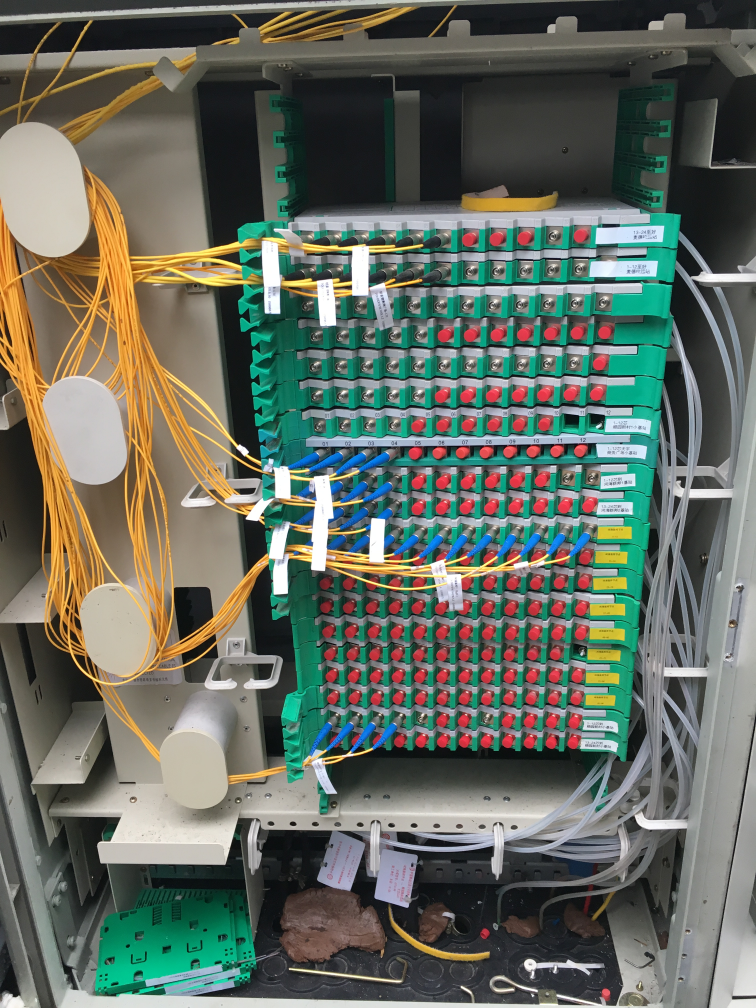
#> input picture stores/images/4_2.jpg, 3024 x 4032 px, found by its file name (shown at 1/4 size)
$ python pointByOutercolor.py   (older library calls are emulated)
#> lines starting #> are read from the running program, lines starting #| are printed output that depends on the picture; after the words box and inside, x2 and y2 are one past the last pixel; in counts of white or black regions, pixels touching at a corner belong together; long printed decimals are rounded
### Algorithm/getpoints/utils.py
# -*- coding: utf-8 -*-
"""
Created on Mon Jul 15 15:13:53 2019

@author: maoyingxue
"""
import numpy as np
#计算上下边界处是否空盘
def calProjection(mask,n=20,ratio=0.2):
    h,w=mask.shape
    print(h,w)
    interval=h//n
    start=(h-interval*n)//2
    print(interval,start)
    a = [0 for z in range(0, h)]
    for j in range(0,h):
        for i in range(0,w):
            if  mask[j,i]==255:
                a[j]+=1
    #print(a)
    mean1=np.mean(a)
    meanup=np.mean(a[start:(start+interval)])
    meandown=np.mean(a[h-start-interval:h-start])
    print(mean1,meanup,meandown)
    result=[False,False]
    if meanup<(ratio*mean1):
        result[0]=True
    if meandown<(ratio*mean1):
        result[1]=True
    return result


### Algorithm/getpoints/pointByOutercolor.py
# -*- coding: utf-8 -*-
"""
Created on Sat Jan 19 11:28:01 2019
"""

import numpy as np
import cv2
from utils import calProjection
def getpoint(image,color,vis=False,ratio=[0.1,0.1]):
    Img=image
    HSV = cv2.cvtColor(Img, cv2.COLOR_BGR2HSV)
    H, S, V = cv2.split(HSV)
    #color
    lower = np.array([color[0][0], color[1][0], color[2][0]], dtype="uint8")
    upper = np.array([color[0][1], color[1][1], color[2][1]], dtype="uint8")
    Mask = cv2.inRange(HSV, lower, upper)

    kernel = cv2.getStructuringElement(cv2.MORPH_RECT, (2, 2))
    Mask = cv2.erode(Mask, kernel)
    Mask = cv2.dilate(Mask, kernel)

    if vis==True:
        Things = cv2.bitwise_and(Img, Img, mask=Mask)
        cv2.imshow("images2", np.hstack([Img, Things]))
    _, Contours, Hierarchy = cv2.findContours(Mask, cv2.RETR_TREE, cv2.CHAIN_APPROX_SIMPLE)
    Contours = sorted(Contours, key=lambda c: c.shape[0], reverse=True)
    distance1=0
    distance2=0
    distance3=0
    distance4=0
    x=image.shape[1]//2
    y=image.shape[0]//2

    for c in Contours:
        for p in c:
            #print(p)
            dis=(p[0][0]-x)**2+(p[0][1]-y)**2
            if dis>distance1 and p[0][0]<x and p[0][1]<y:
                distance1=dis
                P1=p
            if dis>distance2 and p[0][0]>x and p[0][1]<y:
                distance2=dis
                P2=p
            if dis>distance3 and p[0][0]<x and p[0][1]>y:
                distance3=dis
                P3=p
            if dis>distance4 and p[0][0]>x and p[0][1]>y:
                distance4=dis
                P4=p
    #计算上下是否空盘
    result=calProjection(Mask)
    print(result)
    # caculate width
    w1=((P1[0][0]-P2[0][0])**2+(P1[0][1]-P2[0][1])**2)**0.5
    w2=((P3[0][0]-P4[0][0])**2+(P3[0][1]-P4[0][1])**2)**0.5
    #去除左右边框
    if result[0]==False:
        P1[0][0]=P1[0][0]+w1*ratio[0]
        P2[0][0]=P2[0][0]-w1*ratio[1]
    if result[1]==False:
        P3[0][0]=P3[0][0]+w2*ratio[0]
        P4[0][0]=P4[0][0]-w2*ratio[1]
    if vis==True:
        cv2.circle(image,tuple(P1[0]),5,(0,0,155),-1)
        cv2.circle(image,tuple(P2[0]),5,(0,0,155),-1)
        cv2.circle(image,tuple(P3[0]),5,(0,0,155),-1)
        cv2.circle(image,tuple(P4[0]),5,(0,0,155),-1)
        cv2.imshow("image", image)
        cv2.waitKey(0)
        cv2.destroyAllWindows()
    return [P1[0],P2[0],P4[0],P3[0]]
if __name__=='__main__':
    image = cv2.imread('E:/maoyingxue/ODF-Port-Identification/stores/images/4_2.jpg')
#> image is the input picture: shape (4032, 3024, 3); mean B, G, R 96.1, 107.2, 100.6
    image=image[0:3300]
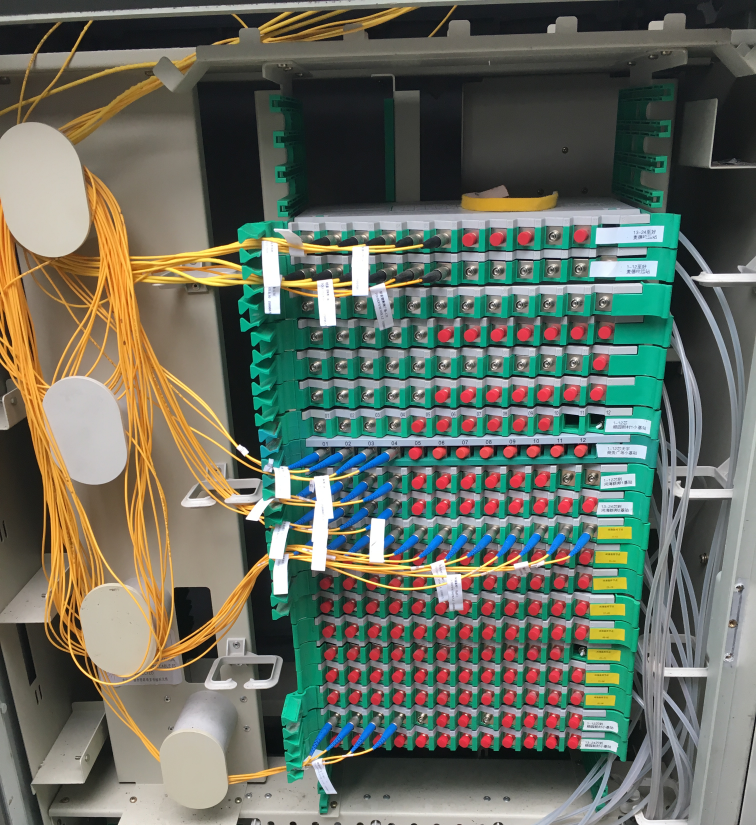
#> image: shape (3300, 3024, 3) (shown at 1/4 size); mean B, G, R 96.1, 108.8, 103.3
    image=cv2.resize(image,(0,0),fx=0.1,fy=0.1)
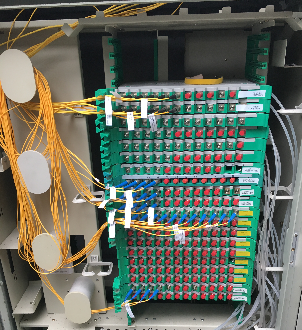
#> image: shape (330, 302, 3); mean B, G, R 96.1, 108.8, 103.3
    getpoint(image,[[35,99],[80,255],[46,255]])
#> in getpoint, `HSV = cv2.cvtColor(Img, cv2.COLOR_BGR2HSV)`: HSV: shape (330, 302, 3); mean H, S, V 62, 76.1, 121.6
#> in getpoint, `H, S, V = cv2.split(HSV)`:
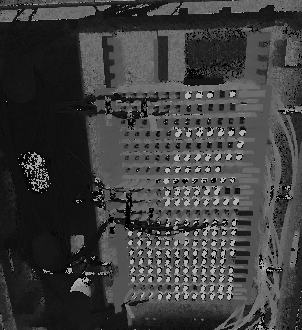
#> H: shape (330, 302); min 0, max 179, mean 62
#> in getpoint, `H, S, V = cv2.split(HSV)`:
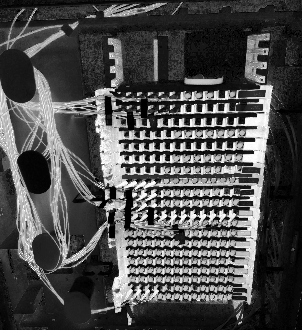
#> S: shape (330, 302); min 0, max 255, mean 76.1
#> in getpoint, `H, S, V = cv2.split(HSV)`:
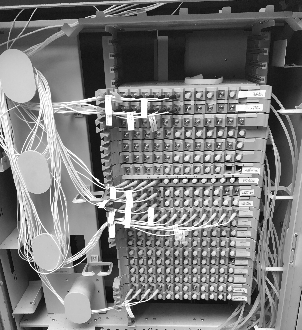
#> V: shape (330, 302); min 4, max 255, mean 121.6
#> in getpoint, `Mask = cv2.inRange(HSV, lower, upper)`:
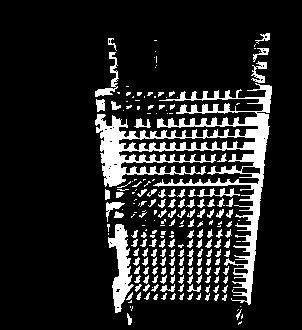
#> Mask: shape (330, 302); 14.1% white; 211 white regions (89 under 20 px), largest, box (x1, y1, x2, y2) and area: (95, 83, 272, 305) 7943, (108, 224, 134, 313) 1098, (95, 52, 119, 97) 278
#> in getpoint, `Mask = cv2.erode(Mask, kernel)`: Mask: shape (330, 302); 8.8% white; 259 white regions (189 under 20 px), largest, box (x1, y1, x2, y2) and area: (156, 114, 269, 305) 2114, (96, 115, 138, 187) 1360, (109, 225, 133, 313) 915
#> in getpoint, `Mask = cv2.dilate(Mask, kernel)`:
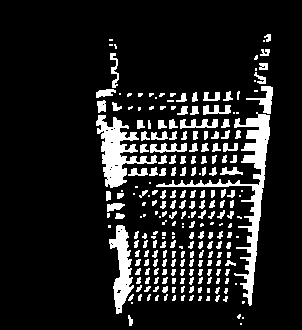
#> Mask: shape (330, 302); 12.8% white; 237 white regions (75 under 20 px)
#> in getpoint, `_, Contours, Hierarchy = cv2.findContours(Mask, cv2.RETR_TREE, cv2.CHA..`: Contours = 256 contours, 177 with area under 20; largest, box (x1, y1, x2, y2) and area: (156, 112, 270, 306) 2194, (96, 115, 157, 188) 1537, (109, 225, 134, 314) 990, (246, 86, 273, 114) 222, (150, 143, 187, 153) 161
#> after the loop in getpoint, `for c in Contours:`: P1 = [[109, 39]]; P2 = [[270, 34]]; P3 = [[129, 325]]; P4 = [[241, 324]]; distance1 = 17640; distance2 = 31322; distance3 = 26084; distance4 = 33381
#| 330 302
#| 16 5
#| 38.788 0.0 5.125
#> in getpoint, `result=calProjection(Mask)`: result = [True, True]
#| [True, True]
#> in getpoint, `w1=((P1[0][0]-P2[0][0])**2+(P1[0][1]-P2[0][1])**2)**0.5`: w1 = 161.1
#> in getpoint, `w2=((P3[0][0]-P4[0][0])**2+(P3[0][1]-P4[0][1])**2)**0.5`: w2 = 112

$ run again, with stores/images/1_1.jpg copied over stores/images/4_2.jpg
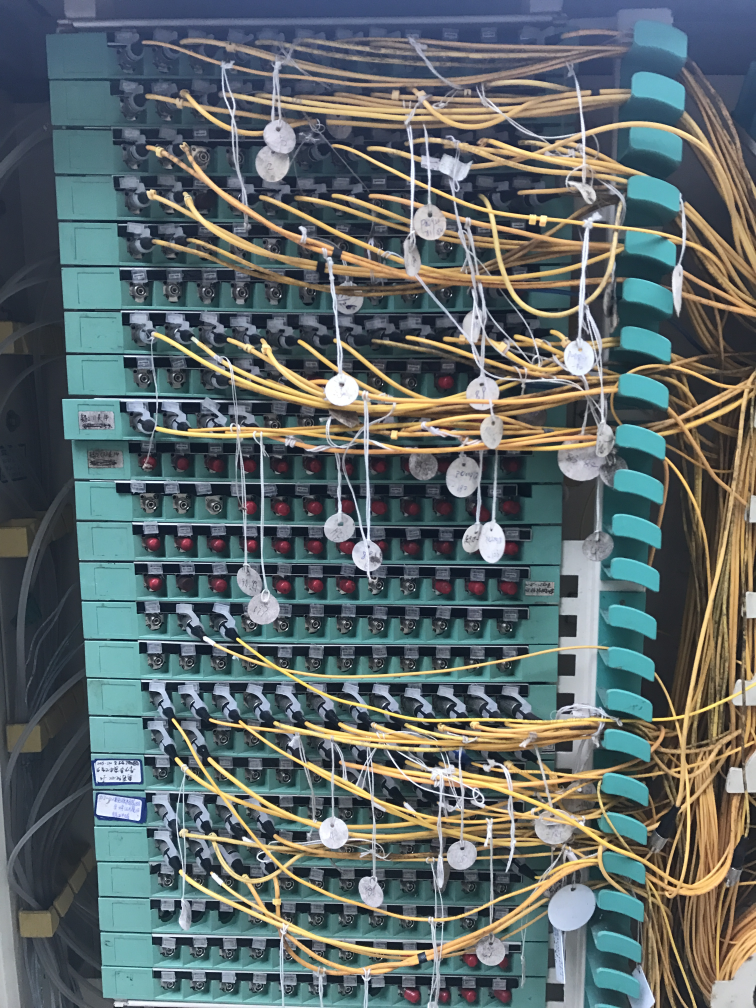
#> input picture stores/images/1_1.jpg, 3024 x 4032 px, found by its file name (shown at 1/4 size)
#> image is the input picture: shape (4032, 3024, 3); mean B, G, R 106, 105.8, 95.8
#> HSV: shape (330, 302, 3); mean H, S, V 86.6, 80.4, 117.4
#> in getpoint, `H, S, V = cv2.split(HSV)`:
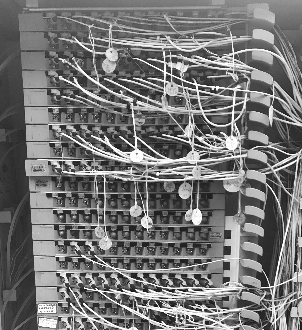
#> V: shape (330, 302); min 15, max 255, mean 117.4
#> in getpoint, `Mask = cv2.dilate(Mask, kernel)`:
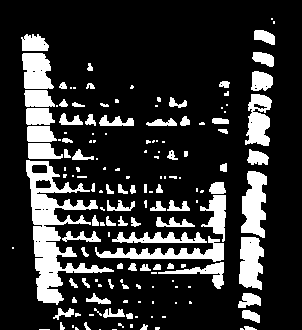
#> Mask: shape (330, 302); 19.1% white; 156 white regions (79 under 20 px)
#> Contours = 185 contours, 116 with area under 20; largest, box (x1, y1, x2, y2) and area: (26, 160, 114, 305) 3811, (241, 171, 267, 238) 1102, (239, 237, 264, 290) 949, (95, 236, 224, 262) 946, (245, 94, 272, 146) 875
#> after the loop in getpoint, `for c in Contours:`: P1 = [[21, 37]]; P2 = [[272, 18]]; P3 = [[39, 329]]; P4 = [[256, 329]]; distance1 = 33284; distance2 = 36250; distance3 = 39440; distance4 = 37921
#| 330 302
#| 16 5
#| 57.797 0.25 31.875
#> result = [True, False]
#| [True, False]
#> w1 = 251.7
#> w2 = 217
